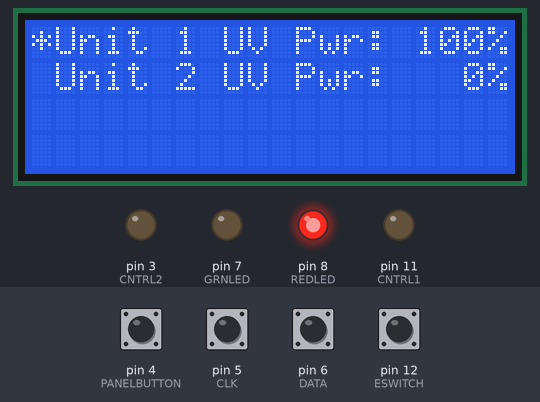
Simulated run of this sketch. Board: Arduino Uno, built with avr-gcc and run on an emulated ATmega328P. On the bench: 20×4 character LCD, output pins drawn as LEDs (lit = HIGH). Dashed ring = blinking. The test bench sets the inputs (shaded band); at power-on: pin 4 (PANELBUTTON), pin 5 (CLK), pin 6 (DATA), pin 12 (ESWITCH) HIGH. What the sketch prints to the serial monitor is not drawn.

Above: at 1.3 s.
1.4 s: pin 12 (ESWITCH) pulled LOW for 1 s
At 1.7 s:
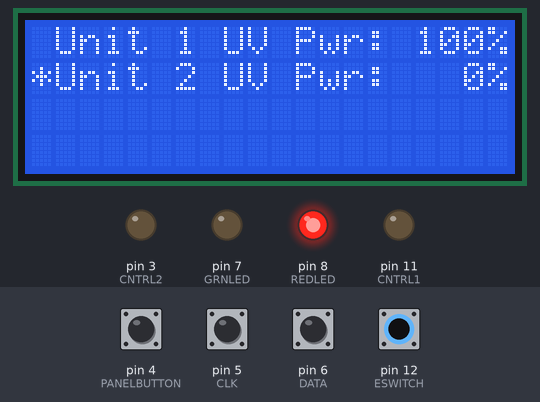
3.9 s: pin 4 (PANELBUTTON) pulled LOW for 1 s
At 4.2 s:
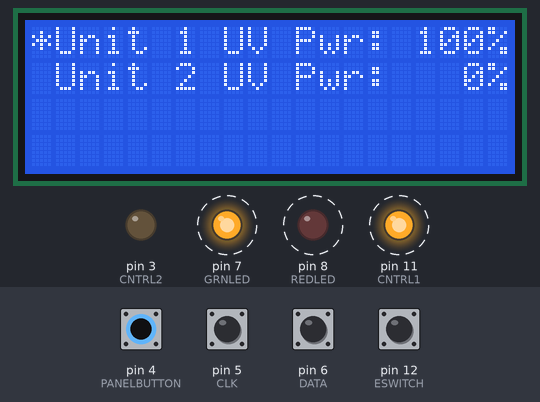
6.4 s: pin 4 (PANELBUTTON) driven LOW and pin 12 (ESWITCH) driven LOW
At 6.7 s:
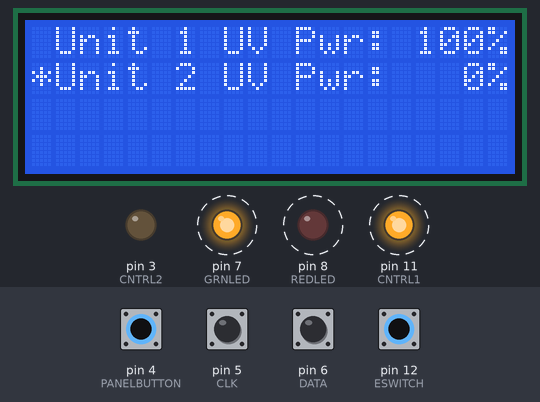
9.3 s: pin 4 (PANELBUTTON) driven HIGH
At 11.6 s:
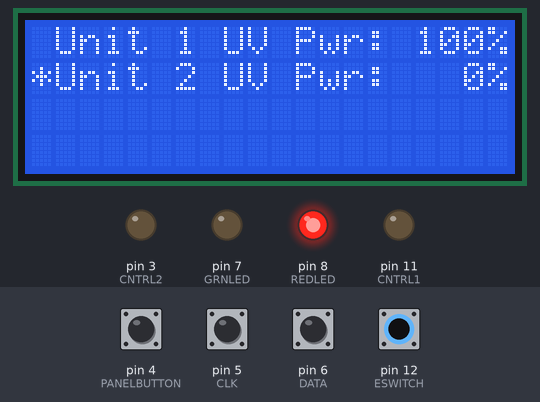
11.7 s: pin 12 (ESWITCH) driven HIGH
13.2 s: pin 12 (ESWITCH) driven LOW
At 13.5 s:
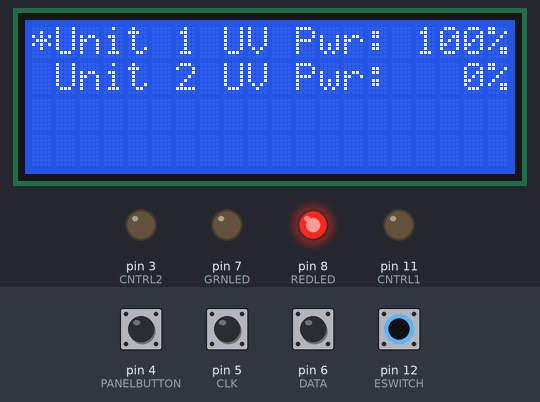
Timing chart, 0 to 16.2 s (numbered marks = the images above; inputs shaded):
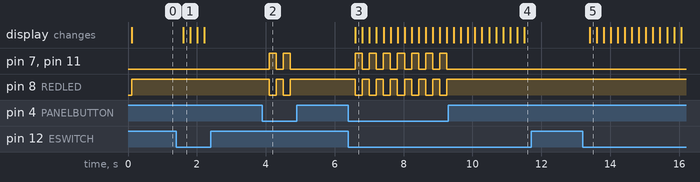

The sketch:

LED_Controller.ino
```cpp
// (licence header left out)
// include the library code:
#include <Wire.h>
#include <Adafruit_MCP23017.h>
#include <Adafruit_RGBLCDShield.h>
//PWM enabled pins are 3,5,6,9,10,11
//currently (naively) using pins  2 and 3 for CNTRL1 and CNTRL2 - need to disassemble and rewire
//pin connector PWM and button front to back 9, 10, 11, 3, 4
#define CNTRL1 11 // PWM out for controller 1
#define CNTRL2 3 // PWM out for controller 2
#define PANELBUTTON 4 //front push switch
#define CLK 5 //terminal A on rotary encoder
#define DATA 6 //terminal B on rotary encoder
#define GRNLED 7 //green led on rotary encoder
#define REDLED 8 //red led on rotary encoder
#define ESWITCH 12 //push switch on rotary encoder

//Button classs, encapsulate the functionality of a latched button
class Button {
    protected:
        uint8_t _pin;                  //hardware pin number
        boolean _state;                //current pin state
        boolean _wasPressed;           //button latch
        uint16_t _startDebounce;       //start of debounce time

    public:
        uint16_t debounceMs;            //period before button latches

        Button(uint8_t pin);
        void poll(uint16_t now);                            //call periodically to refresh the button state
        boolean wasPressed(void) { return _wasPressed; }    //return the latch state
        void reset(void);                                   //reset the latch
};

//constructor
Button::Button(uint8_t pin) {
  _pin = pin;
  _state = false;
  _startDebounce = false;
  _wasPressed = false;

  debounceMs = 250;
  pinMode(_pin, INPUT_PULLUP);
}

//refresh the button state
void Button::poll(uint16_t now){

  //pullup resistors cause the
  // button to be HIGH when open
  // so we invert the hardware state
  _state = !digitalRead(_pin);

  //when the button state is false, reset the debounce time
  if(!_state){
    _startDebounce = 0;
  }
  else {
    //start debounce time
    if(!_startDebounce) {
      _startDebounce = now;
    }
    else {
      //latch the button if it is still pressed when the debounce time expires
      if(now - _startDebounce > debounceMs) {
        _wasPressed = true;
      }
    }
  }
}

//reset the button
void Button::reset(void) {
  _wasPressed = false;
  _startDebounce = 0;
}


// The shield uses the I2C SCL and SDA pins. On classic Arduinos
// this is Analog 4 and 5 so you can't use those for analogRead() anymore
// However, you can connect other I2C sensors to the I2C bus and share
// the I2C bus.
Adafruit_RGBLCDShield lcd = Adafruit_RGBLCDShield();

Button Pbutton(PANELBUTTON);
Button Ebutton(ESWITCH);

static uint8_t prevNextCode = 0;
static uint16_t store=0;
bool PWRSTATUS=0; //status of the LED output power could make this an array and have the status different for each controller now all on or all off
byte CNTRLSELECT=0; //which controller can be edited for power
byte CNTRLR[] = {CNTRL1,CNTRL2};
int PWR[2] = {100,0}; //outpur power for LED reactors

void setup() {
  // Debugging output
  Serial.begin(9600);
  // set up the LCD's number of columns and rows:
  lcd.begin(20, 4);

  delay(10);//need a short delay to allow the screen to initialize

  // Print a message to the LCD. We track how long it takes since
  // this library has been optimized a bit and we're proud of it :)
  int time = millis();
  lcd.setCursor(0, 0);
  lcd.print("*Unit 1 UV Pwr: ");
  lcd.print(PWR[0]);
  lcd.print("%");
  lcd.setCursor(0, 1);
  lcd.print(" Unit 2 UV Pwr:   ");
  lcd.print(PWR[1]);
  lcd.print("%");
  Serial.print("Took "); Serial.print(time); Serial.println(" ms");
  pinMode(GRNLED, OUTPUT);
  pinMode(REDLED, OUTPUT);
  digitalWrite(GRNLED,LOW);
  digitalWrite(REDLED,HIGH);
  Pbutton.debounceMs = 200;  //can't press too quickly - eliminates extra butten presses
  Ebutton.debounceMs = 200;  //can't press too quickly - eliminates extra butten presses
  //setup rotary encoder pins
  pinMode(CLK, INPUT);
  pinMode(CLK, INPUT_PULLUP);
  pinMode(DATA, INPUT);
  pinMode(DATA, INPUT_PULLUP);
  pinMode(CNTRL1, OUTPUT);  // sets the pin as output
  pinMode(CNTRL2, OUTPUT);  // sets the pin as output
  analogWrite(CNTRL1, 0);  //controller is off
  analogWrite(CNTRL2, 0);  //controller is off
}

uint8_t i=0;
void loop() {
  static int8_t val;
  uint16_t mnow = millis();
  Pbutton.poll(mnow);        //refresh panel button status
  Ebutton.poll(mnow);        //refresh rotary encoder button statue

  if(Pbutton.wasPressed()) {
    if (PWRSTATUS) {
      digitalWrite(GRNLED,LOW);
      digitalWrite(REDLED,HIGH);
      PWRSTATUS=0;
      analogWrite(CNTRL1, 0);//turn both controllers off
      analogWrite(CNTRL2, 0);
    }
    else {
      digitalWrite(GRNLED,HIGH);
      digitalWrite(REDLED,LOW);
      PWRSTATUS=1;
      analogWrite(CNTRL1, PWR[0]*255/100);
      analogWrite(CNTRL2, PWR[1]*255/100);
    }
    Pbutton.reset();
  }

  if(Ebutton.wasPressed()) {
    lcd.setCursor(0, CNTRLSELECT); //move to position of unit currently selected
    lcd.print(" "); //delete select character
    CNTRLSELECT+=1; //increment to next controller - change to 2 or more if code modified for more units
    if (CNTRLSELECT>1) {
      CNTRLSELECT=0;
    }
    lcd.setCursor(0, CNTRLSELECT);
    lcd.print("*");
    Ebutton.reset();
  }

  //read the rotary encoder
  if( val=read_rotary() ) {
      PWR[CNTRLSELECT] += val; //increment or decrement according to rotary encoder value
      if (PWR[CNTRLSELECT]>100) { //can't have more than 100% power
        PWR[CNTRLSELECT]=100;
      }
      if (PWR[CNTRLSELECT]<0) { //can't have less than 0% power
        PWR[CNTRLSELECT]=0;
      }
      PWRLCDwrite(CNTRLSELECT, PWR[CNTRLSELECT]); //write new power to LCD screen
      if (PWRSTATUS) {
        analogWrite(CNTRLR[CNTRLSELECT], PWR[CNTRLSELECT]*255/100);
      }
   }
}

// A vald CW returns 1 or  CCW move returns -1, invalid returns 0.
int8_t read_rotary() {
  static int8_t rot_enc_table[] = {0,1,1,0,1,0,0,1,1,0,0,1,0,1,1,0};
  prevNextCode <<= 2;
  if (digitalRead(DATA)) prevNextCode |= 0x02;
  if (digitalRead(CLK)) prevNextCode |= 0x01;
  prevNextCode &= 0x0f;

   // If valid then store as 16 bit data.
   if  (rot_enc_table[prevNextCode] ) {
      store <<= 4;
      store |= prevNextCode;
      //if (store==0xd42b) return 1;
      //if (store==0xe817) return -1;
      if ((store&0xff)==0x2b) return -1;
      if ((store&0xff)==0x17) return 1;
   }
   return 0;
}

void PWRLCDwrite(byte row, int value) {

  lcd.setCursor(16, row);
  if (value<10) {
    lcd.print("  "); //add leading spaces for single character number
  }
  else if (value<100) {
    lcd.print(" "); //add leading spaces for double character number
  }
  lcd.print(value);
}
```

Measured:
- after the input at 1.4 s, the display: changes after 0.20 s (image 1)
- after the input at 3.9 s, pin 7 (GRNLED), pin 11 (CNTRL1): alternates HIGH for 0.20 s and LOW for 0.20 s, 4 changes in all, then stays LOW, starting after 0.20 s; pin 8 (REDLED): alternates HIGH for 0.20 s and LOW for 0.20 s, 4 changes in all, then stays HIGH, starting after 0.20 s
- after the input at 6.4 s, pin 7 (GRNLED), pin 8 (REDLED), pin 11 (CNTRL1): alternates HIGH for 0.20 s and LOW for 0.20 s, starting after 0.20 s; the display: changes after 0.20 s (image 3)
- after the input at 9.3 s, pin 7 (GRNLED), pin 11 (CNTRL1): stops changing and stays LOW; pin 8 (REDLED): stops changing and stays HIGH
- after the input at 11.7 s, every drawn part: stays the same
- after the input at 13.2 s, the display: changes after 0.20 s (image 5)
